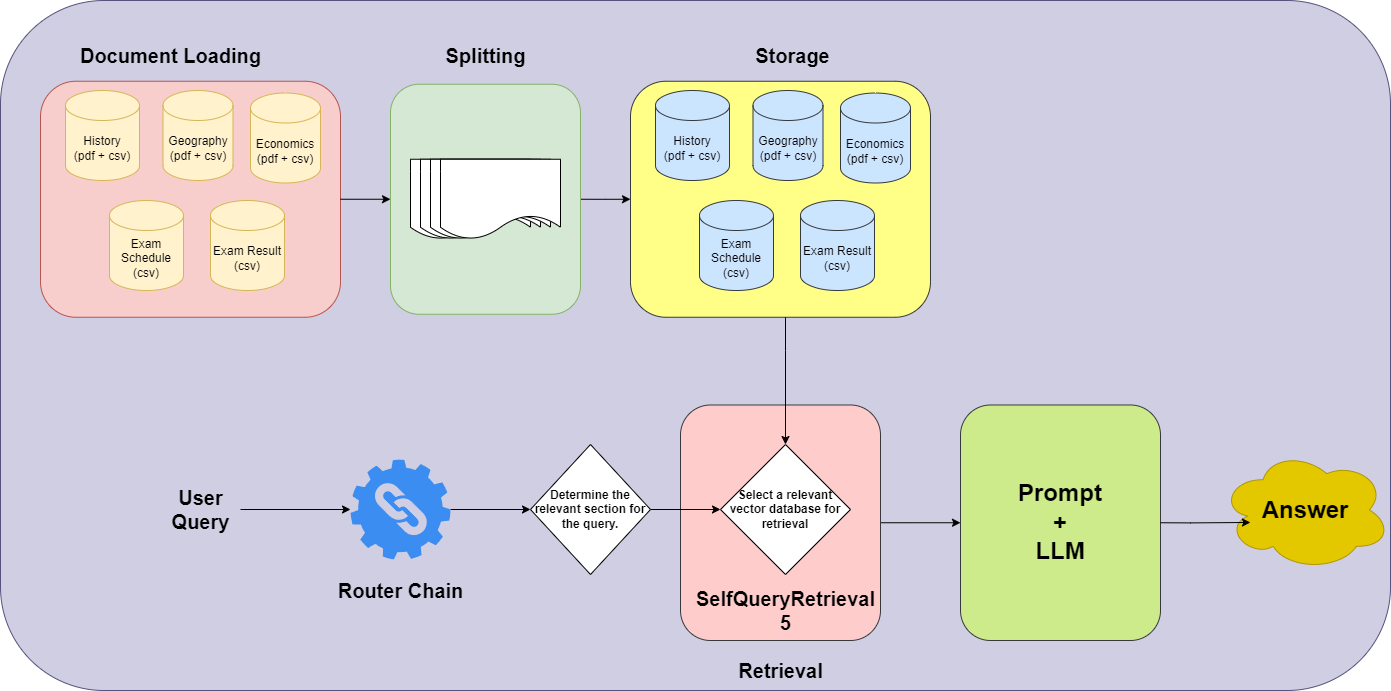
#> input picture data/sample_image.png, 1391 x 691 px, found by its file name
$ python resizing.py
#> lines starting #> are read from the running program, lines starting #| are printed output that depends on the picture
import os

import cv2

img = cv2.imread(os.path.join("data", "sample_image.png"))
#> img is the input picture: shape (691, 1391, 3); mean B, G, R 210.2, 209, 211.5
resize_img = cv2.resize(img, (695, 345)) # here we have to define width and then height
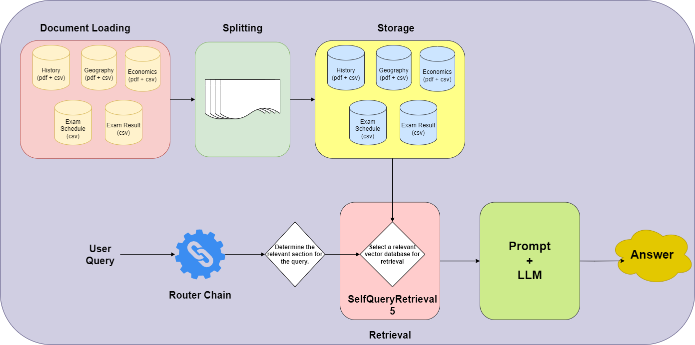
#> resize_img: shape (345, 695, 3); mean B, G, R 210.4, 209.1, 211.6

print(img.shape)
#| (691, 1391, 3)
print(resize_img.shape)
#| (345, 695, 3)

# visulize
cv2.imshow('image', img)
cv2.imshow('resize image', resize_img)
cv2.waitKey(0)
